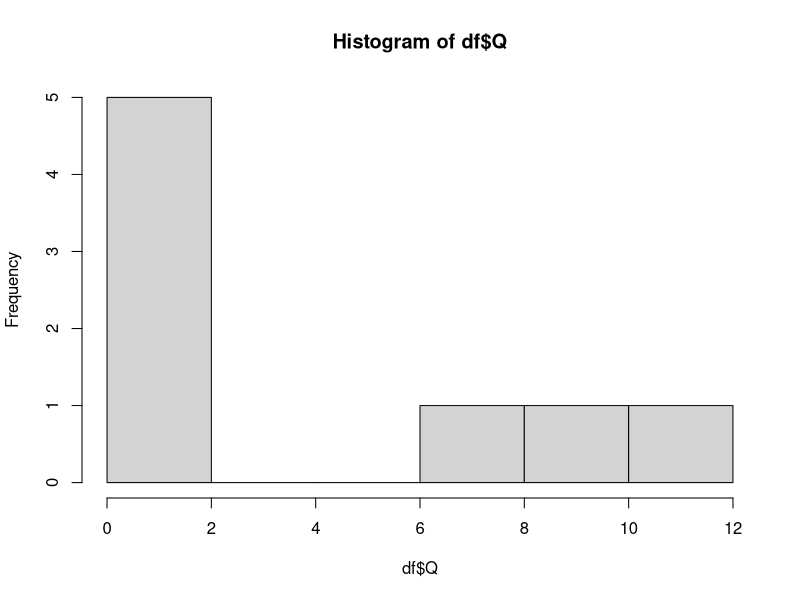
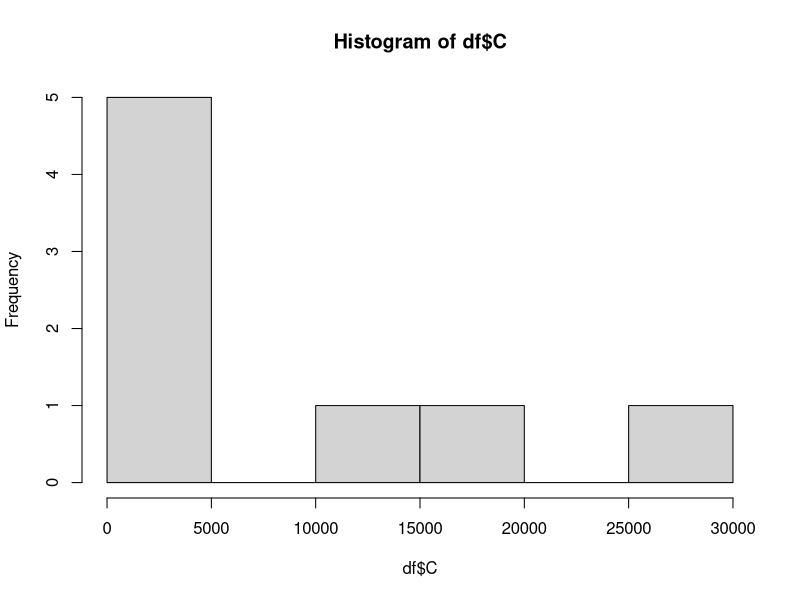
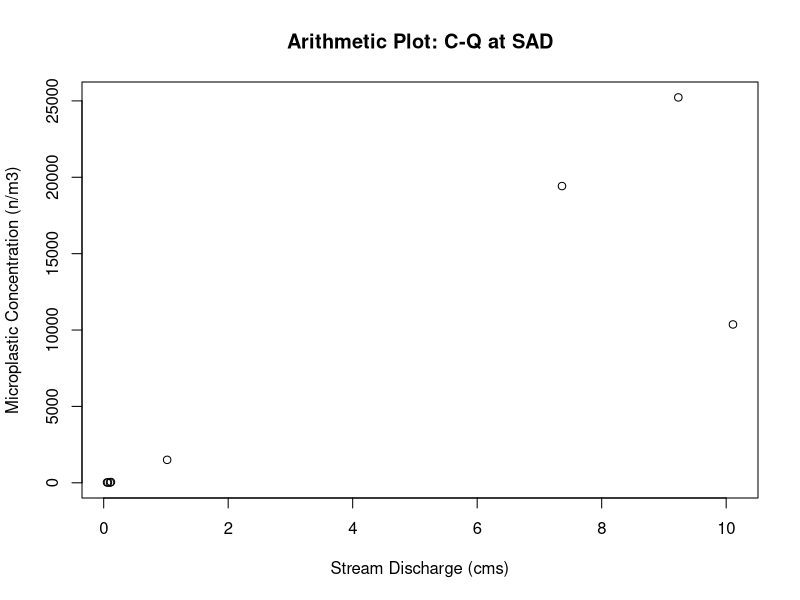
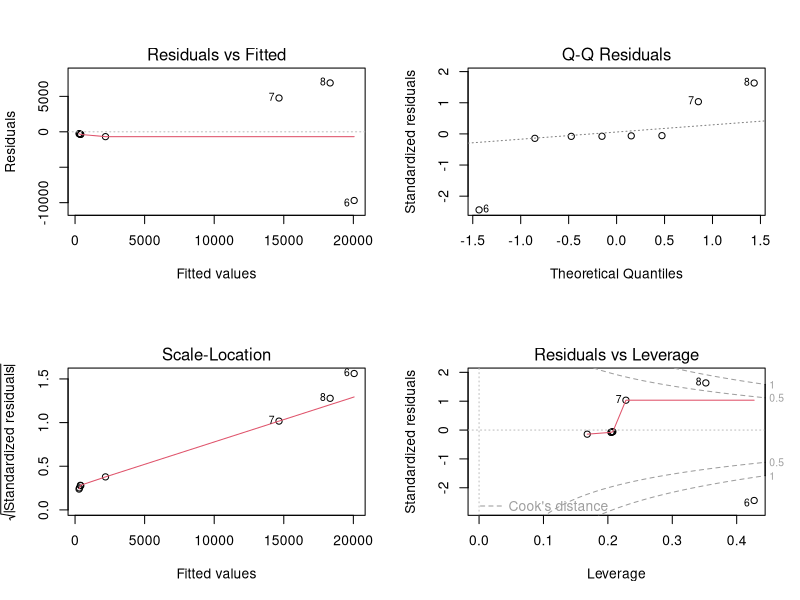
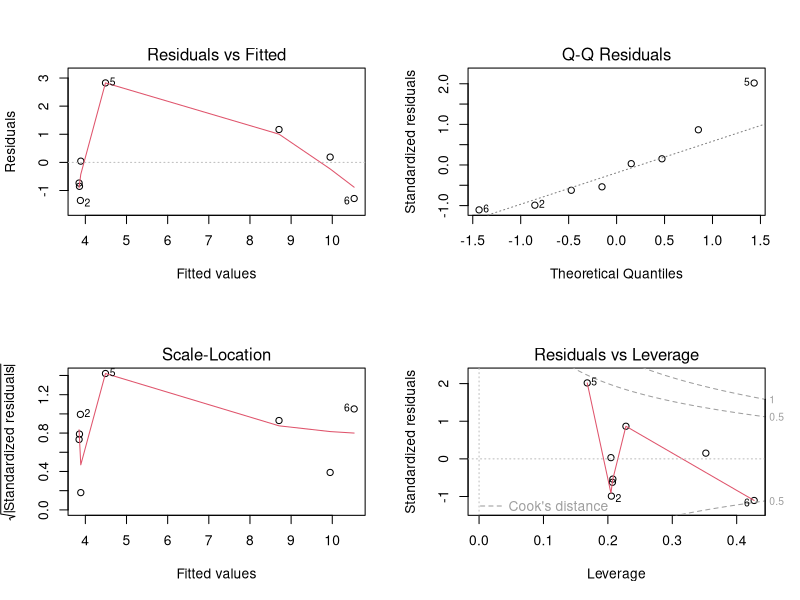
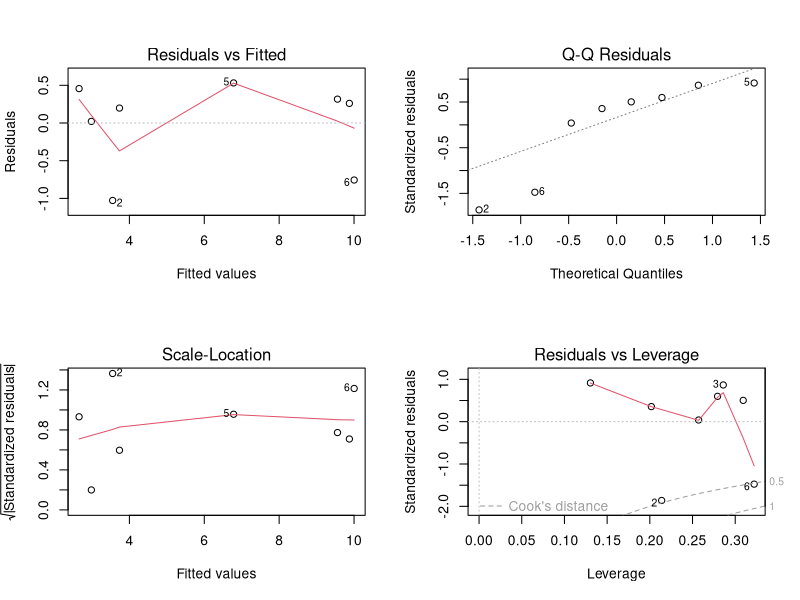
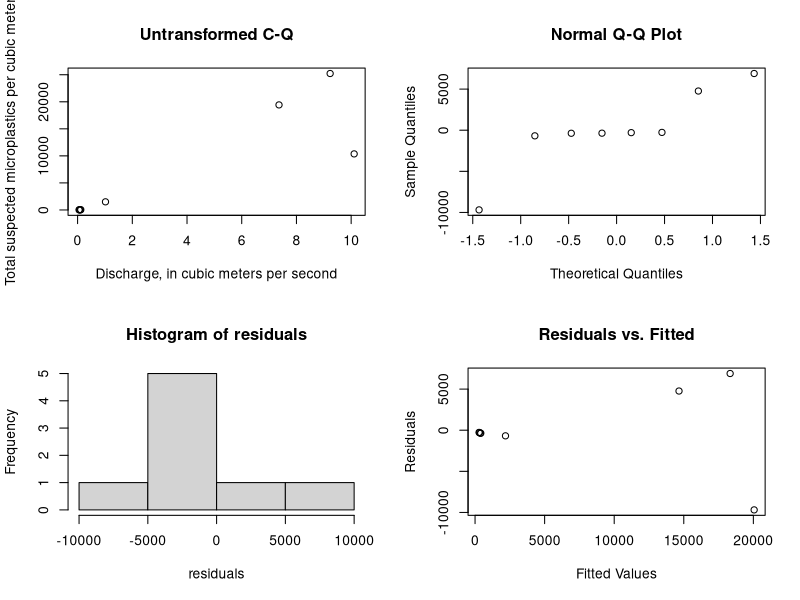
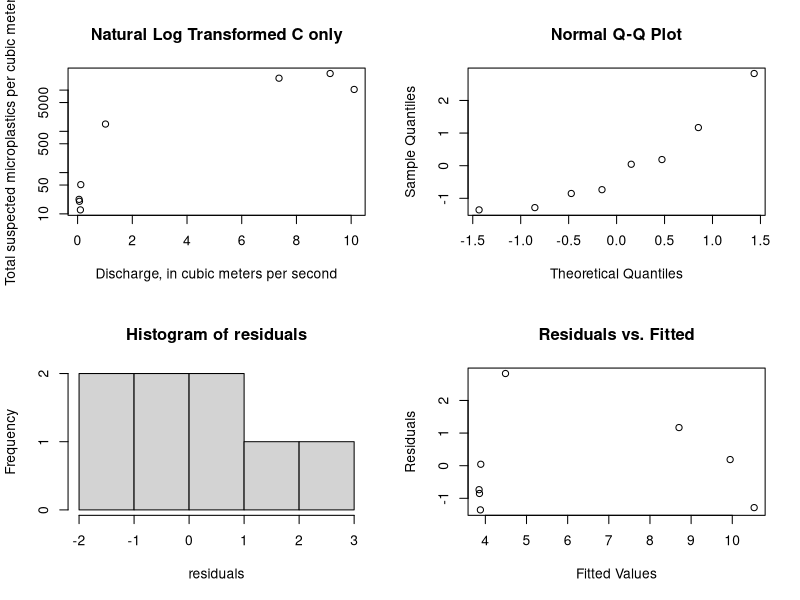

Recreate these plots in R, in order.
###Clear the R environment
rm(list=ls());graphics.off();cat("\f");
library(ggplot2)
library(scales)
library(lmtest)
library(car)
library(boot)
# SAD Sample data where LF and SF-1 has been rescaled with B1 alpha = 1.777750677; CF = 1.274113507)
C <- c(20.17851768, # rescaled LL 300um to 250um
       12.48359388, # rescaled LL 300um to 250um
       22.46251594, # rescaled LL 300um to 250um
       51.05125154, # rescaled LL 300um to 250um
       1502.814216,  # rescaled LL 300um to 250um
              10365.90909,
              19424.24242,
              25228.31050)
Q <- c(0.0679604,
       0.1019406,
       0.0538020,
       0.1160991,
       1.0194065,
       10.1091144,
       7.3623802,
       9.2312921)
df <- data.frame(Q,C)

#Test dataset for normality
shapiro.test(df$Q) #Null hypothesis is data is normally distributed
shapiro.test(df$C)#Null hypothesis is data is normally distributed
hist(df$Q)
hist(df$C)

#Plot data in arithmetic space to see if linear
plot(df,xlab = "Stream Discharge (cms)", ylab = "Microplastic Concentration (n/m3)", main = "Arithmetic Plot: C-Q at SAD")

#Create Linear Model and look at significance and residual plots
model <- lm(C ~ Q, data = df)
summary(model)
par(mfrow = c(2, 2))
# residual plots
plot(model) #Look for curvature, heteroskadasticity ....

# Test for normality in residuals of model
residuals<-resid(model) 
shapiro_xy <- shapiro.test(residuals) #Null hypothesis is data is normally distributed

# Perform the Non Constant Variance test
ncvTest_xy <- ncvTest(model) #Null hypothesis = homoscedasticity / No autocorrelation

#Print results
print("No Transformation")
cat("Test for normality of residuals:\n")
print(shapiro_xy)
cat("Test for constant variance of residuals:\n")
print(ncvTest_xy)

## If linear model is not a good fit/data is non-linear transform y, x, or both

###############################################################################
#Transform y only via ln(y)
##########################
#Create Model and look at significance and residual plots
model <- lm(log(C) ~ Q, data = df)
summary(model)
# residual plots
plot(model) #Look for curvature, heteroskadasticity ....

# Test for normality in residuals of model
residuals<-resid(model) 
shapiro_lny <- shapiro.test(residuals) #Null hypothesis is data is normally distributed

# Perform the Non Constant Variance test
ncvTest_lny <- ncvTest(model) #Null hypothesis = homoscedasticity / No autocorrelation

#Print results
print("Transform y only via ln(y)")
cat("Test for normality of residuals:\n")
print(shapiro_lny)
cat("Test for equal variance of residuals:\n")
print(ncvTest_lny)


###############################################################################
#Transform x and y  via ln()
##########################
#Create Model and look at significance and residual plots
model <- lm(log(C) ~ log(Q), data = df)
summary(model)
# residual plots
plot(model) #Look for curvature, heteroskadasticity ....

# Test for normality in residuals of model
residuals<-resid(model)
shapiro_lnxlny <- shapiro.test(residuals) #Null hypothesis is data is normally distributed

# Perform the Non Constant Variance test
ncvTest_lnxlny <- ncvTest(model) #Null hypothesis = homoscedasticity / No autocorrelation


#Print results
print("Transform x and y via ln()")
cat("Test for normality of residuals:\n")
print(shapiro_lnxlny)
cat("Test for equal variance of residuals:\n")
print(ncvTest_lnxlny)


###############################################################################
###############################################################################


####SUMMARY PLOTS AND STATS FOR ONE TYPE OF MODEL #####

#EX: Untransformed Model

par(mfrow = c(2, 2))
#Plot data in arithmetic space
plot(df, xlab="Discharge, in cubic meters per second",
     ylab="Total suspected microplastics per cubic meter", main="Untransformed C-Q")
#Model and look at significance and residual plots
model <- lm(C ~ Q, data = df)
summary(model)
#plot(model) Using below plots instead

# Test for normality in residuals of model
residuals<-resid(model)
qqnorm(residuals)
hist(residuals)
shapiro.test(residuals) #Null hypothesis is data is normally distributed

# Create a scatterplot of residuals vs. fitted values
plot(fitted(model), residuals, xlab = "Fitted Values", ylab = "Residuals", main = "Residuals vs. Fitted")
# Perform the Non Constant Variance test
ncvTest(model)

####SUMMARY PLOTS AND STATS FOR ONE TYPE OFMODEL #####

#EX: Natural Log C Transformed

par(mfrow = c(2, 2))
#Plot data in log-log space
plot(df, xlab="Discharge, in cubic meters per second",
     ylab="Total suspected microplastics per cubic meter", main="Natural Log Transformed C only", log = 'y')
#Model and look at significance and residual plots
model <- lm(log(C) ~ Q, data = df)
summary(model)
#plot(model) Using below plots instead

# Test for normality in residuals of model
residuals<-resid(model)
qqnorm(residuals)
hist(residuals)
shapiro.test(residuals) #Null hypothesis is data is normally distributed

# Create a scatterplot of residuals vs. fitted values
plot(fitted(model), residuals, xlab = "Fitted Values", ylab = "Residuals", main = "Residuals vs. Fitted")
# Perform the Non Constant Variance test
ncvTest(model)

####SUMMARY PLOTS AND STATS FOR ONE TYPE OFMODEL #####

#EX: Natural Log - Natural Log Transformed

par(mfrow = c(2, 2))
#Plot data in log-log space
plot(df, xlab="Discharge, in cubic meters per second",
     ylab="Total suspected microplastics per cubic meter", main="Natural Log Transformed C and Q", log = 'xy')
#Model and look at significance and residual plots
model <- lm(log(C) ~ log(Q), data = df)
summary(model)
#plot(model) #Using below plots instead

# Test for normality in residuals of model
residuals<-resid(model)
qqnorm(residuals)
hist(residuals)
shapiro.test(residuals) #Null hypothesis is data is normally distributed

# Create a scatterplot of residuals vs. fitted values
plot(fitted(model), residuals, xlab = "Fitted Values", ylab = "Residuals", main = "Residuals vs. Fitted")
# Perform the Non Constant Variance test
ncvTest(model)

###############################################################################
###############################################################################
# Model selected: #TYPE 3: Natural Log Transformed C and Q
model <- lm(log(C) ~ log(Q), data = df)
###############################################################################
###############################################################################
###AFTER MODEL SELECTION#######

#Bias Correction Selection Following Helschel & Hirsch 2002 and 2020
#regression equations fit in log space result in a bias when back transformed. 
#When the objective is to compute Loads by regressing and summing over the record 
#a correction must be applied because this method assumes the equation produces an estimate of the mean
# the sum of the means = the mean of the sum
# However, applying the regression in orginal units is violates this because the
#regression in original units is the an estimate of the median not the mean 
#the sum of the medians is not the median of the sum
#A sum of the median values will underestimate the sum of the mean.
#Therefore if unaccounted for this will underestimate the long-term mean load.

#Two bias correction methods are commonly employed
#Ferguson' Maximum Likelihood Estimation: residuals must be normally distributed (n > 30)
#Duan: Nonparametric Smearing (does not require normality; requires independence and homoscedastic)

#Our residuals are normally distributed
#Even though our sample size is less than 30,
#We will calculate both following H&H 2020 rcode

# For comparison calculate the mean of the observed concentrations
meanC <- mean(df$C) 
meanC

#calculate the mean of the y fitted values for each Q
yhat <-exp(model$fitted.values)
meanyhat <- mean(yhat) #compare mean of fitted values to mean observed concentrations
100*(meanC-meanyhat)/meanC #this is an underestimate of the mean of the observed data by ~1.5%

#Ferguson' Maximum Likelihood Estimation (MLE)

#calculate the MLE bias adj
sse <- sum(model$residuals^2)
sSquared <- sse / (length(model$residuals)-2)
biasAdj <- exp(0.5*sSquared)
biasAdj

#Apply MLE bias adj to yhat and check mean
ymle <-yhat*biasAdj
meanmle<-mean(ymle)
meanmle
100*(meanC-meanmle)/meanC #this is an overestimate of the mean of the observed data by ~-24%

##
#Duan's Smearing Estimate of the Bias Correction Adjustment

#calculate the smearing estiamte
smearAdj <- sum(exp(model$residuals))/length(model$residuals)
smearAdj

#Apply Smearing adj to yhat and check mean
ysmear <-yhat*smearAdj
meanysmear<-mean(ysmear)
meanysmear
100*(meanC-meanysmear)/meanC #this is an overestimate of the mean of the observed data by ~-15%

#####################################################

#Print summary
print(paste("Mean of Observations:", meanC))
print(paste("Mean of Fit:", meanyhat))
print(paste("MLE Adjustmented Mean:", meanmle))
print(paste("DuanAdjusted Mean:", meanysmear))

##Going with Duan Smearing Correction Adjustment Because
#1.) the sample size is less than 30 
#2.) the smear adjustment produces a closer estimate of mean than MLE adj

#####################################################

#####################################################
#calculating the confidence intervals
####################################################

#Confidence Intervals by bootstrapping (Non-parametric approach)
set.seed(123)  # for reproducibility
data <- data.frame(x=df$Q,
                   y=df$C)

# Define a function to fit the linear model and extract coefficients
fit_model <- function(data, indices) {
  bootmodel <- lm(log(y) ~ log(x), data = data[indices, ])
  return(coef(bootmodel))
}

# Set the number of bootstrap samples
num_bootstraps <- 10000

# Perform bootstrapping to get coefficient distributions
set.seed(123)  # for reproducibility
bootstrap_results <- boot(data, fit_model, R = num_bootstraps)

# Remove rows with missing values in the bootstrap results
bootstrap_results$t <- na.omit(bootstrap_results$t)

# Calculate confidence intervals for coefficients
confidence_intervals <- t(sapply(1:ncol(bootstrap_results$t), function(i) {
  quantile(bootstrap_results$t[, i], probs = c(0.025, 0.975))
}))

# Create a matrix of coefficient names and confidence intervals
coef_names <- names(coefficients(model))
coef_intervals <- data.frame(Coefficient = coef_names,
                             Lower_CI = confidence_intervals[, 1],
                             Upper_CI = confidence_intervals[, 2])

# Print and plot the confidence intervals
print(coef_intervals) # Using THIS ONE

#############################################
#confidence intervals (This is a parametric approach and therefore assumes normality)
confint(model, level = 0.95) 

#############################################
###Confidence Intervals For Plots

#Create Confidence intervals (Uncorrected)
nmodel<- data.frame(Q = seq(from = min(df$Q), to = max(df$Q), length= 100))
model_conf <- exp(predict(model, nmodel, type = "response", interval = "confidence",level=0.95))
nmodel <- cbind(nmodel,model_conf)
nmodel

#Create Confidence intervals (CORRECTED)
model_conf_cor <- model_conf*smearAdj
nmodel_cor<-cbind(nmodel,model_conf_cor)
nmodel_cor <- `colnames<-`(nmodel_cor,c('Q','fit_uncor','lwr_uncor','upr_uncor','fit_cor','lwr_cor','upr_cor'))
nmodel_cor

#Create Prediction intervals (Uncorrected)
pmodel<- data.frame(Q = seq(from = min(df$Q), to = max(df$Q), length= 100))
model_preds <- exp(predict(model, pmodel, type = "response", interval = "prediction",level=0.95))
pmodel <- cbind(pmodel,model_preds)
pmodel

#Create Prediction intervals (CORRECTED)
model_preds_cor <- model_preds*smearAdj
pmodel_cor<-cbind(pmodel,model_preds_cor)
pmodel_cor <- `colnames<-`(pmodel_cor,c('Q','fit_uncor','lwr_uncor','upr_uncor','fit_cor','lwr_cor','upr_cor'))
pmodel_cor


#Plot the uncorrected and corrected model and confidence intervals
plot <- ggplot()+ 
  geom_line(aes(x = Q, y = fit), col = "gray", data = pmodel)+
  geom_line(aes(x = Q, y = lwr), linetype=2, col = "green", data = nmodel)+
  geom_line(aes(x = Q, y = upr), linetype=2, col = "green", data = nmodel)+
  geom_line(aes(x = Q, y = lwr), linetype=2, col = "orange", data = pmodel)+
  geom_line(aes(x = Q, y = upr), linetype=2, col = "orange", data = pmodel)+
  geom_line(aes(x = Q, y = fit_cor), col = "black", data = pmodel_cor)+
  geom_line(aes(x = Q, y = lwr_cor), linetype=2, col = "blue", data = nmodel_cor)+
  geom_line(aes(x = Q, y = upr_cor), linetype=2, col = "blue", data = nmodel_cor)+
  geom_line(aes(x = Q, y = fit_cor), col = "transparent", data = pmodel_cor)+
  geom_line(aes(x = Q, y = lwr_cor), linetype=2, col = "purple", data = pmodel_cor)+
  geom_line(aes(x = Q, y = upr_cor), linetype=2, col = "purple", data = pmodel_cor)+
  geom_point(data = df, aes(x=Q, y=C))+
  ggtitle("MP Concentration-Discharge: SAD") +
  xlab("Discharge, in cubic meters per second") +
  ylab("Total suspected microplastics per cubic meter")
plot
plot    +scale_x_log10(breaks = trans_breaks("log10", function(x) 10^x),
                       labels = trans_format("log10", math_format(10^.x))) +
  scale_y_log10(breaks = trans_breaks("log10", function(x) 10^x),
                labels = trans_format("log10", math_format(10^.x))) +
  theme_bw()+
  annotate(geom="text", x=0.4, y=10000, label="Ln(Concentration)= 6.756 + 1.403 × Ln(Discharge)
       Duan Smearing Correction Adjustment = 1.127",
           color="black")

plot+ theme_bw()+
  annotate(geom="text", x=2.5, y=150000, label="Concentration = 1.127 x 859.5 × Discharge^1.403",
           color="black")


##Plot of Final
#Plot the uncorrected and corrected model and confidence intervals
plot <- ggplot()+ 
  geom_line(aes(x = Q, y = fit_cor), col = "black", data = pmodel_cor)+
  geom_line(aes(x = Q, y = lwr_cor), linetype=2, col = "blue", data = nmodel_cor)+
  geom_line(aes(x = Q, y = upr_cor), linetype=2, col = "blue", data = nmodel_cor)+
  geom_line(aes(x = Q, y = lwr_cor), linetype=2, col = "purple", data = pmodel_cor)+
  geom_line(aes(x = Q, y = upr_cor), linetype=2, col = "purple", data = pmodel_cor)+
  geom_point(data = df, aes(x=Q, y=C))+
  ggtitle("MP Concentration-Discharge: SAD (all Microplastics)") +
  xlab("Discharge, in cubic meters per second") +
  ylab("Microplastics, number per cubic meter")
plot
plot    +scale_x_log10(breaks = trans_breaks("log10", function(x) 10^x),
                       labels = trans_format("log10", math_format(10^.x))) +
  scale_y_log10(breaks = trans_breaks("log10", function(x) 10^x),
                labels = trans_format("log10", math_format(10^.x))) +
  annotate(geom="text", x=0.5, y=1, label="Ln(Concentration)= 6.756 + 1.403 × Ln(Discharge)
    Duan Smearing Correction Adjustment = 1.127",
           color="black")+
theme(
  legend.text = element_text(size = 12),      # Increase legend text size
  legend.title = element_text(size = 14),     # Increase legend title size
  axis.title.x = element_text(size = 14),     # Increase x-axis title size
  axis.title.y = element_text(size = 14),     # Increase y-axis title size
  axis.text.x = element_text(size = 12, color= "black"),       # Increase x-axis label size
  axis.text.y = element_text(size = 12, color = "black"),      # Increase y-axis label size
  plot.title = element_text(size = 16, face = "bold"), # Increase title size
  plot.subtitle = element_text(size = 12, face = "bold", hjust = 0, vjust = 1.5),
  axis.ticks.y = element_line(color = "black"))+
  annotate("rect", xmin = 15.5, xmax = 19.5, ymin = 0.035, ymax = 0.01, 
           fill = "white", color = "black") +  # Draw the white box with a black border
  annotate("text", x = 17.5, y = 0.02, label = "a", size = 6.5, fontface = "bold") 



plot+ theme_bw()+
  annotate(geom="text", x=2.5, y=60000, label="Concentration = 1.127 x 859.5 × Discharge^1.403",
           color="black")



